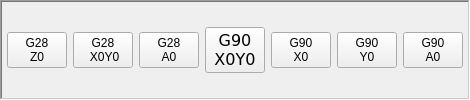
                     <widget class="QFrame" name="gridFrame_40">
                      <property name="minimumSize">
                       <size>
                        <width>470</width>
                        <height>0</height>
                       </size>
                      </property>
                      <property name="maximumSize">
                       <size>
                        <width>470</width>
                        <height>16777215</height>
                       </size>
                      </property>
                      <property name="styleSheet">
                       <string notr="true"/>
                      </property>
                      <property name="frameShape">
                       <enum>QFrame::WinPanel</enum>
                      </property>
                      <property name="frameShadow">
                       <enum>QFrame::Sunken</enum>
                      </property>
                      <layout class="QGridLayout" name="gridLayout_35">
                       <property name="leftMargin">
                        <number>5</number>
                       </property>
                       <property name="topMargin">
                        <number>5</number>
                       </property>
                       <property name="rightMargin">
                        <number>5</number>
                       </property>
                       <property name="bottomMargin">
                        <number>5</number>
                       </property>
                       <item row="0" column="8">
                        <widget class="MDIButton" name="a_zero">
                         <property name="text">
                          <string>G90
A0</string>
                         </property>
                         <property name="MDICommand" stdset="0">
                          <string>G90G0A0</string>
                         </property>
                        </widget>
                       </item>
                       <item row="0" column="9">
                        <spacer name="horizontalSpacer_5">
                         <property name="orientation">
                          <enum>Qt::Horizontal</enum>
                         </property>
                         <property name="sizeHint" stdset="0">
                          <size>
                           <width>40</width>
                           <height>20</height>
                          </size>
                         </property>
                        </spacer>
                       </item>
                       <item row="0" column="2">
                        <widget class="MDIButton" name="mdibutton">
                         <property name="text">
                          <string>G28
A0</string>
                         </property>
                         <property name="MDICommand" stdset="0">
                          <string>G91G28A0</string>
                         </property>
                        </widget>
                       </item>
                       <item row="0" column="1">
                        <widget class="MDIButton" name="x_y_zero">
                         <property name="text">
                          <string>G28
 X0Y0</string>
                         </property>
                         <property name="MDICommand" stdset="0">
                          <string>G91G28X0Y0</string>
                         </property>
                        </widget>
                       </item>
                       <item row="0" column="0">
                        <widget class="MDIButton" name="z_zero">
                         <property name="text">
                          <string>G28
Z0</string>
                         </property>
                         <property name="MDICommand" stdset="0">
                          <string>G91G28Z0</string>
                         </property>
                        </widget>
                       </item>
                       <item row="0" column="3">
                        <spacer name="horizontalSpacer_19">
                         <property name="orientation">
                          <enum>Qt::Horizontal</enum>
                         </property>
                         <property name="sizeHint" stdset="0">
                          <size>
                           <width>40</width>
                           <height>20</height>
                          </size>
                         </property>
                        </spacer>
                       </item>
                       <item row="0" column="5">
                        <widget class="MDIButton" name="mdibutton_3">
                         <property name="text">
                          <string>G90
X0</string>
                         </property>
                         <property name="MDICommand" stdset="0">
                          <string>G90G0X0</string>
                         </property>
                        </widget>
                       </item>
                       <item row="0" column="6">
                        <widget class="MDIButton" name="mdibutton_4">
                         <property name="text">
                          <string>G90
Y0</string>
                         </property>
                         <property name="MDICommand" stdset="0">
                          <string>G90G0Y0</string>
                         </property>
                        </widget>
                       </item>
                       <item row="0" column="4">
                        <widget class="MDIButton" name="SETUPPOS">
                         <property name="font">
                          <font>
                           <family>DejaVu Sans</family>
                           <pointsize>12</pointsize>
                           <weight>50</weight>
                           <italic>false</italic>
                           <bold>false</bold>
                          </font>
                         </property>
                         <property name="styleSheet">
                          <string notr="true">font: 12pt &quot;DejaVu Sans&quot;;</string>
                         </property>
                         <property name="text">
                          <string>G90
X0Y0</string>
                         </property>
                         <property name="MDICommand" stdset="0">
                          <string>G90G0X0Y0</string>
                         </property>
                        </widget>
                       </item>
                      </layout>
                     </widget>
